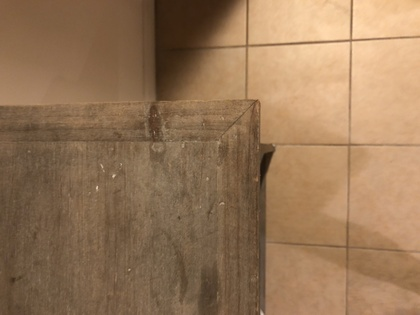
%> input picture Image Processing (MATLAB)/590-hw-4/4.jpg, 420 x 315 px, shrunk from 4032 x 3024 before the run
$ octave untitled2.m   (GNU Octave 9; MATLAB toolbox functions it lacks are replaced by stand-ins)
%> lines starting %> are read from the running program, lines starting %| are printed output that depends on the picture; in (x1, y1, x2, y2) boxes, pixels count from 0 and x2, y2 are one past the last pixel; in counts of white or black regions, pixels touching at a corner belong together; the program's own positions count from 1
a = imread('4.jpg');
%> a is the input picture: size 315x420x3 uint8; mean R, G, B 150.9, 118.6, 87.3
figure
subplot(2,2,1)
imshow(a); title('Original Image');

a = imread('4thresh.jpg');
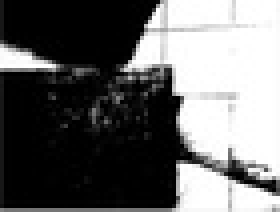
%> input picture Image Processing (MATLAB)/590-hw-4/4thresh.jpg, 70 x 53 px, shrunk from 674 x 505 before the run (shown 4 times larger)
%> a is the input picture: size 53x70x3 uint8; min 0, max 255, mean 104.5
a = uint8(a);
subplot(2,2,2)
imshow(a); title('Threshold Image');

a = rgb2gray(a);
%> a: size 53x70 uint8
a = double(a);
%> a: size 53x70 double
fImage = zeros(size(a));

% Sobel Operator Mask
Mx = [-1 0 1; -2 0 2; -1 0 1];
My = [-1 -2 -1; 0 0 0; 1 2 1];

for i = 1:size(a, 1) - 2
    for j = 1:size(a, 2) - 2

        Gx = sum(sum(Mx.*a(i:i+2, j:j+2)));
        Gy = sum(sum(My.*a(i:i+2, j:j+2)));

        fImage(i+1, j+1) = sqrt(Gx.^2 + Gy.^2);
    end
end
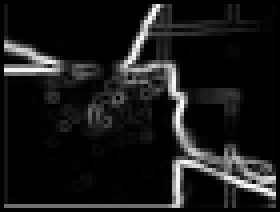
%> fImage: size 53x70 double (shown 4 times larger); min 0, max 1049.6, mean 104.5; drawn with min black and max white

fImage = uint8(fImage);
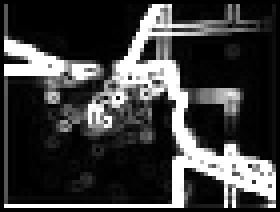
%> fImage: size 53x70 uint8 (shown 4 times larger); min 0, max 255, mean 61.3
subplot(2,2,[3,4])
imshow(fImage); title('Filtered Image');

outImage = im2bw(fImage);
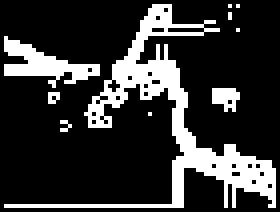
%> outImage: size 53x70 logical (shown 4 times larger); 20.8% white; 10 white regions (7 under 20 px), largest, box (x1, y1, x2, y2) and area: (1, 1, 69, 52) 597, (1, 9, 25, 22) 127, (53, 22, 60, 28) 30

% Hough transform
[H, theta, rho] = hough(outImage);
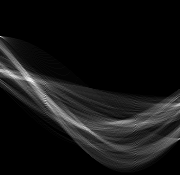
%> H: size 175x180 double; min 0, max 55, mean 4.4; drawn with min black and max white
%> theta = 180 values from -90 to 89; rho = 175 values from -87 to 87
figure
subplot(2,1,1), imshow(imadjust(rescale(H)),'XData',theta,'YData',rho,'InitialMagnification', 'fit'); title('Hough Transform');
%> after `imshow(imadjust(rescale(H)),'XData',theta,'YData',rho,'InitialMagnific`:
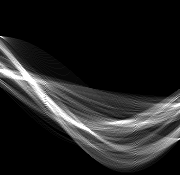
%> displayed picture: size 175x180, on the screen's scale of 0 to 255; min 0, max 255, mean 34.8
axis on
axis normal
hold on;
colormap(gca, hot);

A = houghpeaks(H,10,'threshold',ceil(0.2*max(H(:))));
%> A = [82 33; 81 30; 37 1; 76 12; 77 15; 78 29; 101 46; 78 26; 72 9; 96 46]

lines = houghlines(outImage,theta,rho,A,'FillGap',10,'MinLength',9);
%> lines = 14 lines; longest, point1 to point2 (x, y): (2, 10) to (69, 47), (2, 12) to (69, 44), (2, 13) to (60, 25), (2, 13) to (59, 27), (2, 17) to (60, 25), (2, 52) to (46, 52)
subplot(2,1,2), imshow(outImage); title('Edge Detected Image');
hold on
max_len = 0;
for k = 1:length(lines)
    xy = [lines(k).point1; lines(k).point2];
    plot(xy(:,1),xy(:,2),'LineWidth',2, 'Color', 'green');
end
%> this loop made 14 passes
%> xy on passes 1 to 12: [5 11; 30 26], [45 35; 69 51], [2 10; 69 47], [2 52; 46 52], [57 52; 69 52], [2 13; 60 25], [2 13; 59 27], [2 13; 29 27], [45 36; 69 49], [33 14; 46 28], [57 38; 69 51], [2 12; 69 44]
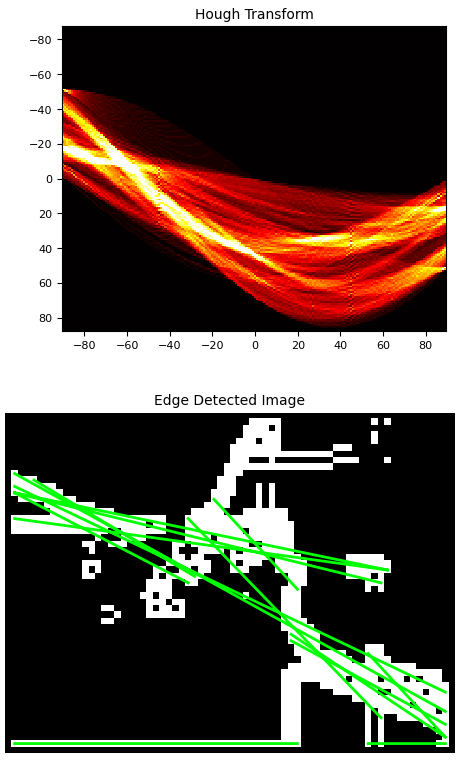
%> figure redrawn from the program's plot data, 2 panels
